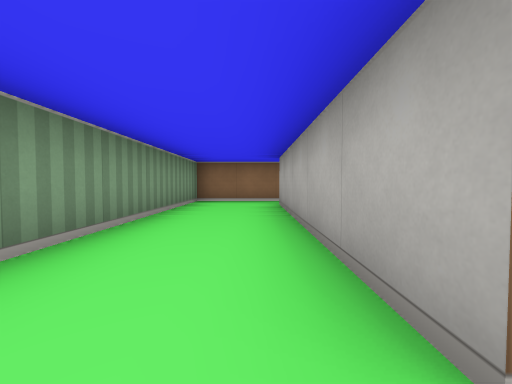
view 1 (above)

21 first-person views from a walk through a cub3D maze. The camera is about half as high as the walls, tilts 2° down and sees 90° across. The floor is counted in squares. Each view is taken from the middle of a square. On the plan, view 1 faces up. The plan holds only what a view shows up to about 9 squares ahead; the rest is blank.

view 2
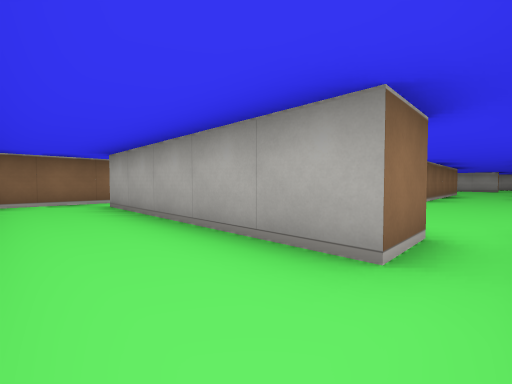

view 3
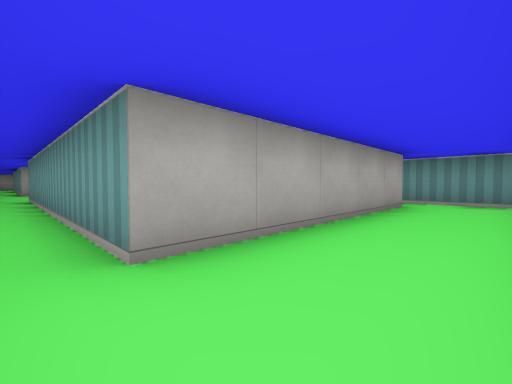

view 4
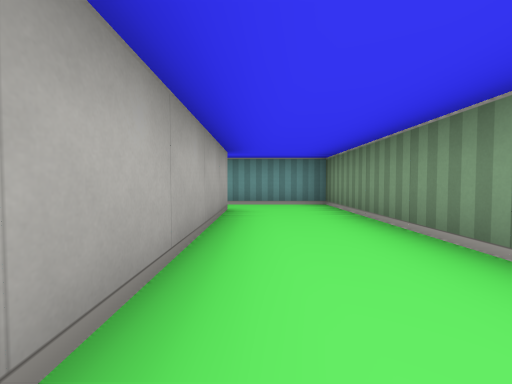

view 5
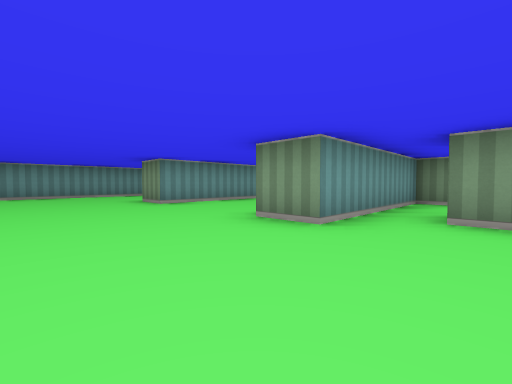

view 6
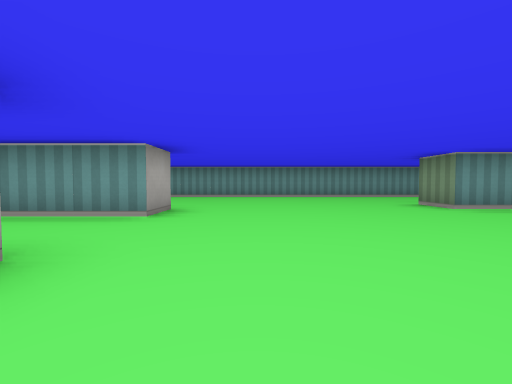

view 7
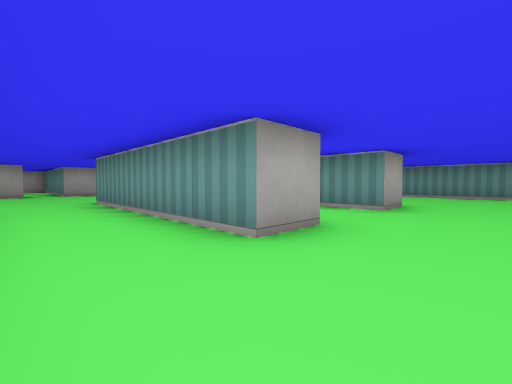

view 8
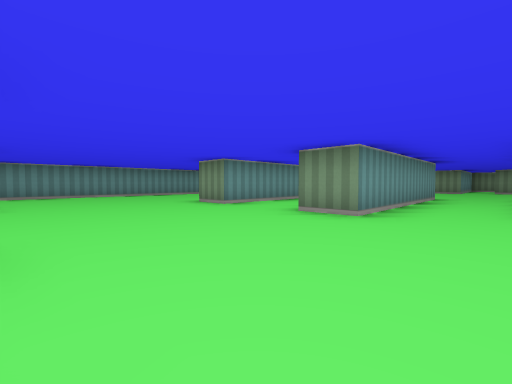

view 9
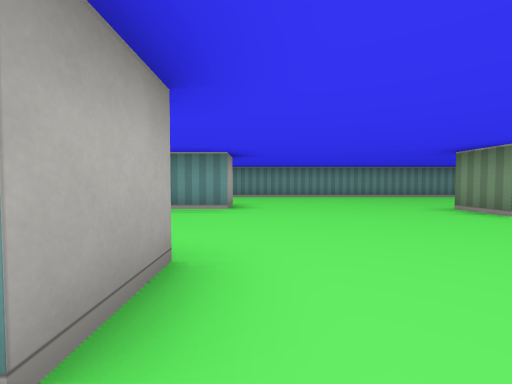

view 10
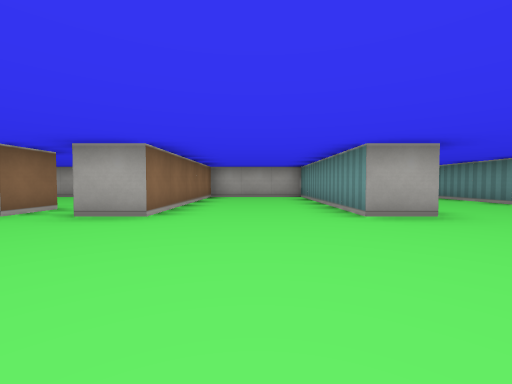

view 11
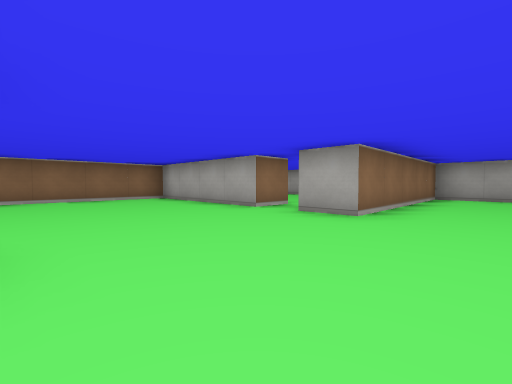

view 12
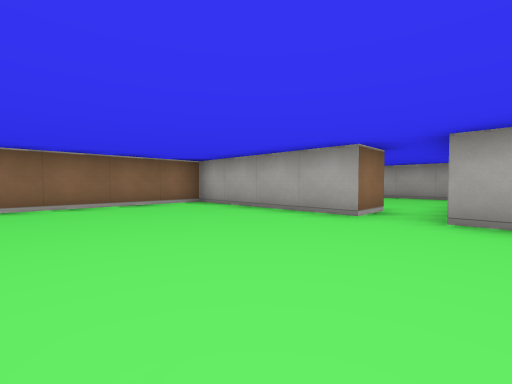

view 13
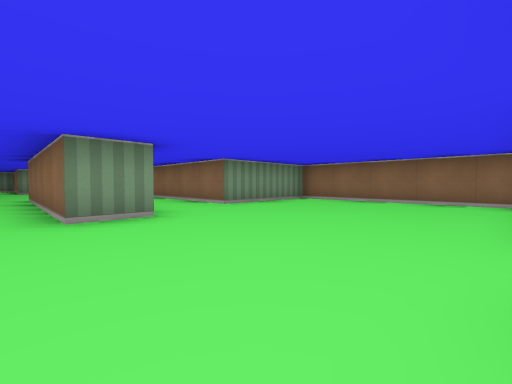

view 14
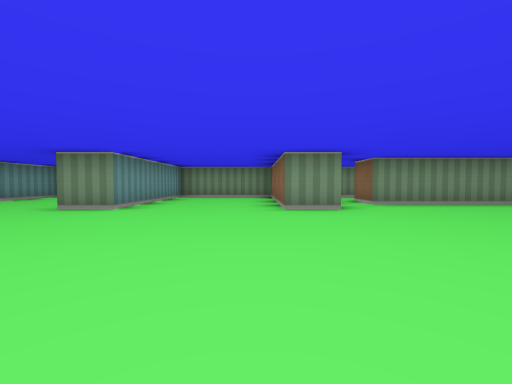

view 15
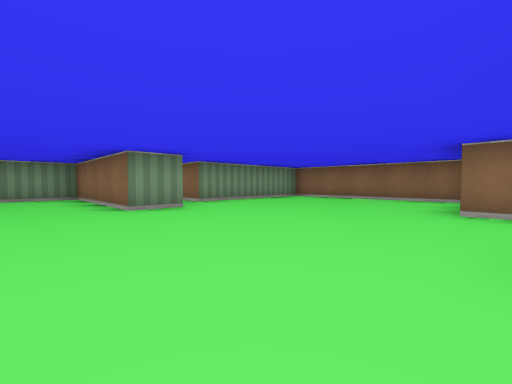

view 16
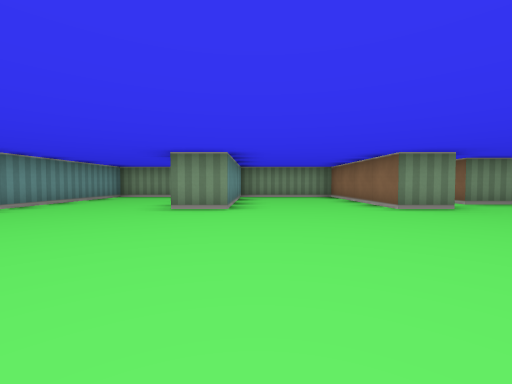

view 17
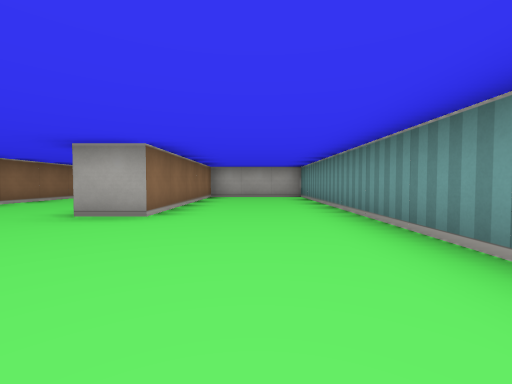

view 18
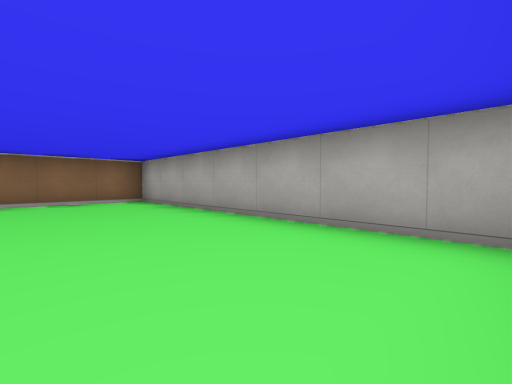

view 19
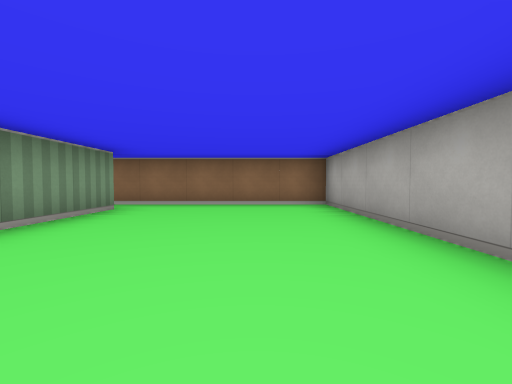

view 20
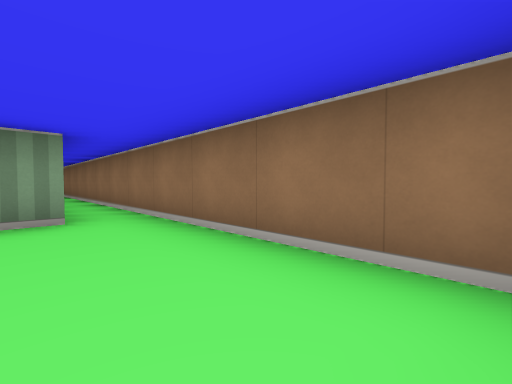

view 21
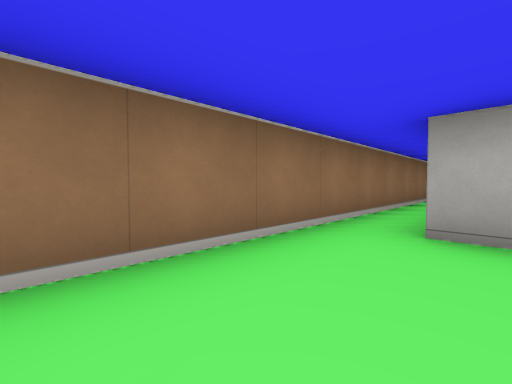

### Floor plan
Ten units are one square. View 1 is at (0, 0); x grows to the right and y downward. Boxes are objects, and circles mark ways between rooms. Rooms are numbered by the first view taken in them; rooms with no view inside come last. Other rooms are left out.
<svg viewBox="-20 -70 240 160">
<path fill="none" stroke="#000" d="M9 -65 -15 -65 -15 5 15 5M15 -5 5 -5 5 -55 75 -55M75 15 75 5 125 5 125 15 75 15M75 46 75 35 125 35 125 45M165 -5 165 -45 115 -45 115 -15 65 -15M62 -45 15 -45 15 -5M15 5 25 5 25 15 -15 15 -15 45 25 45 25 55M-15 68 -15 85 215 85 215 55 165 55 165 45 215 45 215 15 165 15 165 5M176 -5 165 -5M175 -56 175 -34M215 1 215 -65 175 -65M165 5 172 5M105 -49 105 -55M175 -65 79 -65"/>
<circle cx="10" cy="0" r="3" fill="#2a7"/>
<circle cx="70" cy="-60" r="3" fill="#2a7"/>
<circle cx="170" cy="0" r="3" fill="#2a7"/>
<circle cx="170" cy="-60" r="3" fill="#2a7"/>
<text x="0" y="-40">1</text>
<text x="100" y="30">2</text>
<text x="190" y="-30">3</text>
<text x="100" y="-50">4</text>
</svg>
Room 1 opens to room 2. Room 1 opens to room 4. Room 2 opens to room 3. Room 3 opens to room 4.

Where each view was taken, in squares from view 1:
view 1: 0 up, 0 right, facing up
view 2: 0 up, 1 left, facing up-right
view 3: 6 up, 1 left, facing down-right
view 4: 5 up, 0 right, facing down
view 5: 1 up, 5 right, facing down-left
view 6: 0 up, 6 right, facing down
view 7: 1 up, 6 right, facing down-right
view 8: 1 up, 16 right, facing down-left
view 9: 0 up, 16 right, facing down
view 10: 3 down, 13 right, facing right
view 11: 3 down, 13 right, facing up-right
view 12: 1 down, 13 right, facing up-right
view 13: 2 down, 16 right, facing up-left
view 14: 2 down, 7 right, facing left
view 15: 3 down, 7 right, facing up-left
view 16: 4 down, 7 right, facing left
view 17: 7 down, 13 right, facing right
view 18: 0 up, 19 right, facing up-right
view 19: 1 up, 20 right, facing up
view 20: 5 up, 21 right, facing up-left
view 21: 5 up, 8 right, facing up-right
